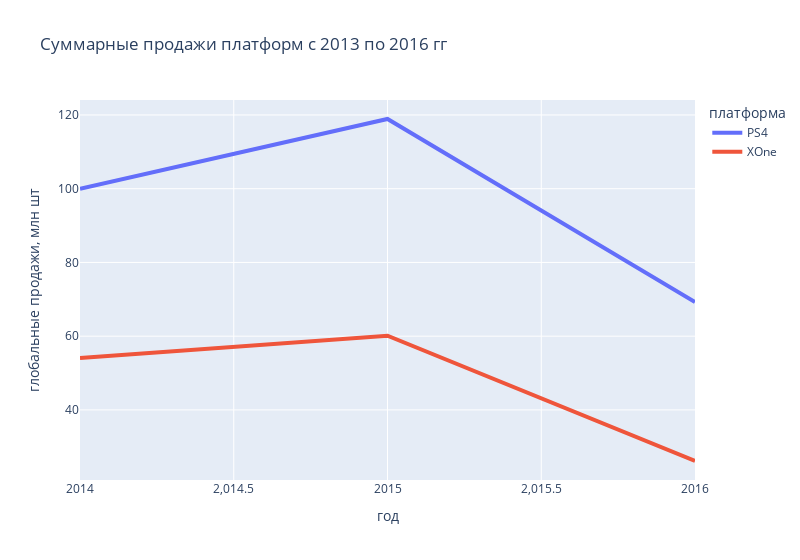

The code cell stored with this chart in its notebook:
### Code cell
fig = px.line(d,
              x='year_of_release',
              y='global_sales',

              color='platform',
              labels={'platform': 'платформа',
                      'year_of_release': 'год',
                      'global_sales': 'глобальные продажи, млн шт'},
              title='Суммарные продажи платформ с 2013 по 2016 гг',
              width=800)
fig.update_traces(line_width=4)
iplot(fig)

### Figure 1 — Plotly figure (JSON) as saved in the notebook; plotly's stock layout.template omitted (floating-point values rounded to 4 significant figures)
{"data": [{"hovertemplate": "платформа=PS4<br>год=%{x}<br>глобальные продажи, млн шт=%{y}<extra></extra>", "legendgroup": "PS4", "line": {"color": "#636efa", "dash": "solid", "width": 4}, "marker": {"symbol": "circle"}, "mode": "lines", "name": "PS4", "orientation": "v", "showlegend": true, "type": "scatter", "x": [2014.0, 2015.0, 2016.0], "xaxis": "x", "y": [100.0, 118.9, 69.25], "yaxis": "y"}, {"hovertemplate": "платформа=XOne<br>год=%{x}<br>глобальные продажи, млн шт=%{y}<extra></extra>", "legendgroup": "XOne", "line": {"color": "#EF553B", "dash": "solid", "width": 4}, "marker": {"symbol": "circle"}, "mode": "lines", "name": "XOne", "orientation": "v", "showlegend": true, "type": "scatter", "x": [2014.0, 2015.0, 2016.0], "xaxis": "x", "y": [54.07, 60.14, 26.15], "yaxis": "y"}], "layout": {"legend": {"title": {"text": "платформа"}, "tracegroupgap": 0}, "title": {"text": "Суммарные продажи платформ с 2013 по 2016 гг"}, "width": 800, "xaxis": {"anchor": "y", "domain": [0, 1], "title": {"text": "год"}}, "yaxis": {"anchor": "x", "domain": [0, 1], "title": {"text": "глобальные продажи, млн шт"}}}}
